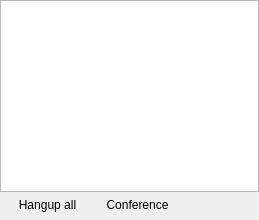
      <widget class="QWidget" name="sessions_panel">
       <layout class="QVBoxLayout" name="sessions_layout">
        <property name="spacing">
         <number>0</number>
        </property>
        <property name="leftMargin">
         <number>0</number>
        </property>
        <property name="topMargin">
         <number>0</number>
        </property>
        <property name="rightMargin">
         <number>0</number>
        </property>
        <property name="bottomMargin">
         <number>0</number>
        </property>
        <item>
         <widget class="AudioSessionListView" name="session_list">
          <property name="horizontalScrollBarPolicy">
           <enum>Qt::ScrollBarAlwaysOff</enum>
          </property>
          <property name="dragEnabled">
           <bool>true</bool>
          </property>
          <property name="dragDropMode">
           <enum>QAbstractItemView::DragDrop</enum>
          </property>
          <property name="verticalScrollMode">
           <enum>QAbstractItemView::ScrollPerPixel</enum>
          </property>
         </widget>
        </item>
        <item>
         <layout class="QHBoxLayout" name="session_buttons_layout">
          <property name="spacing">
           <number>5</number>
          </property>
          <property name="leftMargin">
           <number>5</number>
          </property>
          <property name="topMargin">
           <number>1</number>
          </property>
          <property name="rightMargin">
           <number>5</number>
          </property>
          <property name="bottomMargin">
           <number>3</number>
          </property>
          <item>
           <widget class="QToolButton" name="hangup_all_button">
            <property name="minimumSize">
             <size>
              <width>85</width>
              <height>24</height>
             </size>
            </property>
            <property name="maximumSize">
             <size>
              <width>16777215</width>
              <height>24</height>
             </size>
            </property>
            <property name="focusPolicy">
             <enum>Qt::TabFocus</enum>
            </property>
            <property name="text">
             <string>Hangup all</string>
            </property>
            <property name="autoRaise">
             <bool>true</bool>
            </property>
           </widget>
          </item>
          <item>
           <widget class="ConferenceButton" name="conference_button">
            <property name="minimumSize">
             <size>
              <width>85</width>
              <height>24</height>
             </size>
            </property>
            <property name="maximumSize">
             <size>
              <width>16777215</width>
              <height>24</height>
             </size>
            </property>
            <property name="focusPolicy">
             <enum>Qt::TabFocus</enum>
            </property>
            <property name="text">
             <string>Conference</string>
            </property>
            <property name="checkable">
             <bool>true</bool>
            </property>
            <property name="popupMode">
             <enum>QToolButton::InstantPopup</enum>
            </property>
            <property name="toolButtonStyle">
             <enum>Qt::ToolButtonTextOnly</enum>
            </property>
            <property name="autoRaise">
             <bool>true</bool>
            </property>
           </widget>
          </item>
          <item>
           <spacer name="session_buttons_spacer">
            <property name="orientation">
             <enum>Qt::Horizontal</enum>
            </property>
            <property name="sizeHint" stdset="0">
             <size>
              <width>40</width>
              <height>20</height>
             </size>
            </property>
           </spacer>
          </item>
          <item>
           <widget class="QToolButton" name="mute_button">
            <property name="minimumSize">
             <size>
              <width>29</width>
              <height>24</height>
             </size>
            </property>
            <property name="maximumSize">
             <size>
              <width>29</width>
              <height>24</height>
             </size>
            </property>
            <property name="toolTip">
             <string>Mute microphone</string>
            </property>
            <property name="icon">
             <iconset>
              <normaloff>icons/mic-on.svg</normaloff>
              <normalon>icons/mic-off.svg</normalon>icons/mic-on.svg</iconset>
            </property>
            <property name="checkable">
             <bool>true</bool>
            </property>
            <property name="autoRaise">
             <bool>true</bool>
            </property>
           </widget>
          </item>
         </layout>
        </item>
       </layout>
      </widget>
